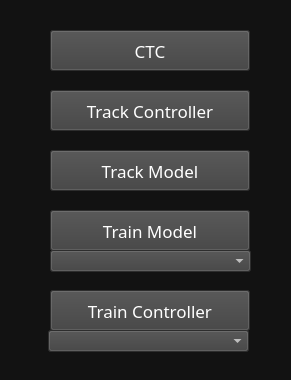
<?xml version="1.0" encoding="UTF-8"?>
<ui version="4.0">
 <class>widget</class>
 <widget class="QWidget" name="widget">
  <property name="geometry">
   <rect>
    <x>0</x>
    <y>0</y>
    <width>291</width>
    <height>380</height>
   </rect>
  </property>
  <property name="windowTitle">
   <string>Form</string>
  </property>
  <property name="styleSheet">
   <string notr="true">background-color: rgb(18, 18, 18)</string>
  </property>
  <widget class="QPushButton" name="ctc_btn">
   <property name="geometry">
    <rect>
     <x>50</x>
     <y>30</y>
     <width>200</width>
     <height>41</height>
    </rect>
   </property>
   <property name="font">
    <font>
     <family>Sans Serif Collection</family>
     <pointsize>13</pointsize>
    </font>
   </property>
   <property name="styleSheet">
    <string notr="true">background-color: rgb(63, 63, 63);
color: rgb(255, 255, 255)</string>
   </property>
   <property name="text">
    <string>CTC</string>
   </property>
  </widget>
  <widget class="QPushButton" name="wayside_btn">
   <property name="geometry">
    <rect>
     <x>50</x>
     <y>90</y>
     <width>200</width>
     <height>41</height>
    </rect>
   </property>
   <property name="font">
    <font>
     <family>Sans Serif Collection</family>
     <pointsize>13</pointsize>
    </font>
   </property>
   <property name="styleSheet">
    <string notr="true">background-color: rgb(63, 63, 63);
color: rgb(255, 255, 255)</string>
   </property>
   <property name="text">
    <string>Track Controller</string>
   </property>
  </widget>
  <widget class="QPushButton" name="trm_btn">
   <property name="geometry">
    <rect>
     <x>50</x>
     <y>150</y>
     <width>200</width>
     <height>41</height>
    </rect>
   </property>
   <property name="font">
    <font>
     <family>Sans Serif Collection</family>
     <pointsize>13</pointsize>
    </font>
   </property>
   <property name="styleSheet">
    <string notr="true">background-color: rgb(63, 63, 63);
color: rgb(255, 255, 255)</string>
   </property>
   <property name="text">
    <string>Track Model</string>
   </property>
  </widget>
  <widget class="QPushButton" name="tm_btn">
   <property name="geometry">
    <rect>
     <x>50</x>
     <y>210</y>
     <width>200</width>
     <height>41</height>
    </rect>
   </property>
   <property name="font">
    <font>
     <family>Sans Serif Collection</family>
     <pointsize>13</pointsize>
    </font>
   </property>
   <property name="styleSheet">
    <string notr="true">background-color: rgb(63, 63, 63);
color: rgb(255, 255, 255)</string>
   </property>
   <property name="text">
    <string>Train Model</string>
   </property>
  </widget>
  <widget class="QPushButton" name="tc_btn">
   <property name="enabled">
    <bool>true</bool>
   </property>
   <property name="geometry">
    <rect>
     <x>50</x>
     <y>290</y>
     <width>200</width>
     <height>41</height>
    </rect>
   </property>
   <property name="font">
    <font>
     <family>Sans Serif Collection</family>
     <pointsize>13</pointsize>
    </font>
   </property>
   <property name="styleSheet">
    <string notr="true">QPushButton:disabled {
background-color: rgb(63, 63, 63);
color:rgb(90,90,90);
}
QPushButton:enabled{
background-color: rgb(63, 63, 63);
color: rgb(255, 255, 255);
}

</string>
   </property>
   <property name="text">
    <string>Train Controller</string>
   </property>
  </widget>
  <widget class="QComboBox" name="tc_sel">
   <property name="geometry">
    <rect>
     <x>48</x>
     <y>330</y>
     <width>201</width>
     <height>22</height>
    </rect>
   </property>
   <property name="font">
    <font>
     <family>Sans Serif Collection</family>
    </font>
   </property>
   <property name="styleSheet">
    <string notr="true">background-color: rgb(63, 63, 63);
color: rgb(255, 255, 255)</string>
   </property>
  </widget>
  <widget class="QComboBox" name="tm_sel">
   <property name="geometry">
    <rect>
     <x>50</x>
     <y>250</y>
     <width>201</width>
     <height>22</height>
    </rect>
   </property>
   <property name="font">
    <font>
     <family>Sans Serif Collection</family>
    </font>
   </property>
   <property name="styleSheet">
    <string notr="true">background-color: rgb(63, 63, 63);
color: rgb(255, 255, 255)</string>
   </property>
  </widget>
 </widget>
 <resources/>
 <connections/>
</ui>
